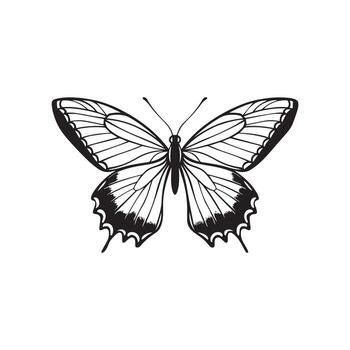
#> input picture images/Butterfly.jpeg, 350 x 350 px; its folder holds only this picture in this run
$ python -i image_profile.py   (imports and definitions only)
#> lines starting #> are read from the running program, lines starting #| are printed output that depends on the picture; after the words box and inside, x2 and y2 are one past the last pixel; in counts of white or black regions, pixels touching at a corner belong together
"""Image characteristic analysis and automatic binarization pipeline selection.

main_cp_v2.py calls binarize_auto(gray) in place of a fixed Otsu threshold.
analyze() measures the image (noise, contrast, histogram bimodality,
illumination evenness, ink coverage, stroke width); binarize_auto() then
assembles a matching pipeline: optional denoise -> optional CLAHE ->
threshold method (Otsu / adaptive / auto-Canny) -> morphological close ->
small-speck removal.
"""

from dataclasses import dataclass, field

import cv2
import numpy as np

# ── Decision thresholds ──────────────────────────────────────────────────────
NOISE_LIGHT      = 4.0    # estimated sigma above which a 3px median blur runs
NOISE_HEAVY      = 10.0   # sigma above which a 5px median blur runs instead
LOW_CONTRAST     = 40.0   # gray std-dev below which CLAHE is applied
UNEVEN_ILLUM     = 0.15   # background spread ratio above which adaptive threshold
STRONG_BIMODALITY = 0.90  # above this a global threshold separates cleanly anyway
PHOTO_INK_RATIO  = 0.35   # dark-pixel fraction above which image is photo-like
PHOTO_BIMODALITY = 0.55   # bimodality below which histogram is not ink-vs-paper
DESPECK_FACTOR   = 0.6    # despeck min-area = (stroke_width_px * this)**2 —
                          # full stroke_width**2 was killing short legit marks


@dataclass
class ImageProfile:
    contrast: float           # std-dev of gray values
    bimodality: float         # Otsu between-class variance / total variance (0..1)
    noise_sigma: float        # Immerkaer noise estimate
    ink_ratio: float          # fraction of pixels dark side of Otsu
    illum_unevenness: float   # (p95 - p5) of blurred background / 255
    stroke_width_px: float    # mean ink stroke width from distance transform
    kind: str = "lineart"     # "lineart" or "photo"
    steps: list[str] = field(default_factory=list)

    def summary(self) -> str:
        return (
            f"Image profile: kind={self.kind}  contrast={self.contrast:.0f}  "
            f"bimodality={self.bimodality:.2f}  noise={self.noise_sigma:.1f}  "
            f"ink={self.ink_ratio:.2f}  illum={self.illum_unevenness:.2f}  "
            f"stroke_w={self.stroke_width_px:.1f}px\n"
            f"Pipeline: {' -> '.join(self.steps) if self.steps else '(none)'}"
        )


# ── Metrics ──────────────────────────────────────────────────────────────────

def _noise_sigma(gray: np.ndarray) -> float:
    """Immerkaer fast noise estimate: sigma from a Laplacian-difference kernel."""
    h, w = gray.shape
    if h < 3 or w < 3:
        return 0.0
    kernel = np.array([[1, -2, 1], [-2, 4, -2], [1, -2, 1]], dtype=np.float64)
    lap = cv2.filter2D(gray.astype(np.float64), -1, kernel)
    return float(
        np.sqrt(np.pi / 2.0) / (6.0 * (w - 2) * (h - 2))
        * np.abs(lap[1:-1, 1:-1]).sum()
    )


def _bimodality(gray: np.ndarray) -> float:
    """Otsu between-class variance over total variance. ~1 for clean ink-vs-paper."""
    total_var = float(gray.std()) ** 2
    if total_var == 0.0:
        return 0.0
    t, _ = cv2.threshold(gray, 0, 255, cv2.THRESH_BINARY + cv2.THRESH_OTSU)
    dark = gray <= t
    w0 = float(dark.mean())
    w1 = 1.0 - w0
    if w0 == 0.0 or w1 == 0.0:
        return 0.0
    mu0 = float(gray[dark].mean())
    mu1 = float(gray[~dark].mean())
    return w0 * w1 * (mu0 - mu1) ** 2 / total_var


def _illum_unevenness(gray: np.ndarray) -> float:
    """Spread of the low-frequency background: 0 = flat lighting."""
    small = cv2.resize(gray, (64, max(1, round(64 * gray.shape[0] / gray.shape[1]))),
                       interpolation=cv2.INTER_AREA)
    bg = cv2.GaussianBlur(small, (0, 0), sigmaX=8)
    lo, hi = np.percentile(bg, [5, 95])
    return float((hi - lo) / 255.0)


def _stroke_width(mask: np.ndarray) -> float:
    """Mean ink stroke width in px. For a strip of width w the distance
    transform averages w/4 over the strip, so width ~= 4 * mean(dt)."""
    ink = (mask > 0).astype(np.uint8)
    if ink.sum() == 0:
        return 1.0
    dt = cv2.distanceTransform(ink, cv2.DIST_L2, 3)
    return float(4.0 * dt[ink > 0].mean())


def analyze(gray: np.ndarray) -> ImageProfile:
    _, prelim = cv2.threshold(gray, 0, 255,
                              cv2.THRESH_BINARY_INV + cv2.THRESH_OTSU)
    return ImageProfile(
        contrast=float(gray.std()),
        bimodality=_bimodality(gray),
        noise_sigma=_noise_sigma(gray),
        ink_ratio=float((prelim > 0).mean()),
        illum_unevenness=_illum_unevenness(gray),
        stroke_width_px=_stroke_width(prelim),
    )


# ── Pipeline selection ───────────────────────────────────────────────────────

def _remove_specks(mask: np.ndarray, min_area: int) -> np.ndarray:
    num, labels, stats, _ = cv2.connectedComponentsWithStats(mask, connectivity=8)
    if num <= 1:
        return mask
    keep = stats[:, cv2.CC_STAT_AREA] >= min_area
    keep[0] = False  # background
    return np.where(keep[labels], 255, 0).astype(np.uint8)


def binarize_auto(
    gray: np.ndarray,
) -> tuple[np.ndarray, ImageProfile, np.ndarray]:
    """Measure the image and binarize it with a pipeline matched to it.

    Returns (ink_mask, profile, pre_despeck_mask). ink_mask is uint8
    {0, 255}, ready for skeletonize + sknw like the old fixed-Otsu
    detect_edges(). pre_despeck_mask is the mask right before the
    connected-component speck filter, for previewing what despeck removes.
    """
    prof = analyze(gray)
    img = gray

    if prof.noise_sigma > NOISE_HEAVY:
        img = cv2.medianBlur(img, 5)
        prof.steps.append("median-blur-5")
    elif prof.noise_sigma > NOISE_LIGHT:
        img = cv2.medianBlur(img, 3)
        prof.steps.append("median-blur-3")

    if prof.contrast < LOW_CONTRAST:
        img = cv2.createCLAHE(clipLimit=2.0, tileGridSize=(8, 8)).apply(img)
        prof.steps.append("clahe")

    if prof.ink_ratio > PHOTO_INK_RATIO and prof.bimodality < PHOTO_BIMODALITY:
        # Photo-like: Otsu would return huge blobs, so fall back to
        # median-anchored auto-Canny edge extraction.
        prof.kind = "photo"
        # Floor the thresholds: on dark images the median collapses toward 0
        # and unfloored Canny passes every noise gradient (near-white mask).
        med = float(np.median(img))
        hi = int(min(255.0, max(1.33 * med, 40.0)))
        lo = int(max(0.66 * med, hi / 2))
        mask = cv2.Canny(img, lo, hi)
        prof.steps.append(f"canny-auto({lo},{hi})")
        close_px = 2
    elif (prof.illum_unevenness > UNEVEN_ILLUM
          and prof.bimodality < STRONG_BIMODALITY):
        # Uneven lighting defeats a global threshold — but only when it
        # actually erodes bimodality; a strongly bimodal histogram still
        # splits cleanly with Otsu. Window size scales with stroke width
        # so each window still sees paper around the ink.
        block = int(round(prof.stroke_width_px * 4)) | 1
        block = min(51, max(15, block))
        mask = cv2.adaptiveThreshold(img, 255, cv2.ADAPTIVE_THRESH_GAUSSIAN_C,
                                     cv2.THRESH_BINARY_INV, block, 7)
        prof.steps.append(f"adaptive-gaussian(block={block})")
        close_px = 1
    else:
        _, mask = cv2.threshold(img, 0, 255,
                                cv2.THRESH_BINARY_INV + cv2.THRESH_OTSU)
        prof.steps.append("otsu")
        close_px = 1

    kernel = cv2.getStructuringElement(cv2.MORPH_ELLIPSE,
                                       (2 * close_px + 1,) * 2)
    mask = cv2.morphologyEx(mask, cv2.MORPH_CLOSE, kernel)
    prof.steps.append(f"morph-close-{close_px}")

    pre_despeck = mask.copy()

    # Kill isolated specks smaller than a fraction of one stroke-width dot.
    # Canny lines are 1px wide, so the lineart heuristic would erase them.
    if prof.kind == "photo":
        min_area = 8
    else:
        min_area = max(4, int(round((prof.stroke_width_px * DESPECK_FACTOR) ** 2)))
    mask = _remove_specks(mask, min_area)
    prof.steps.append(f"despeck(area<{min_area})")

    return mask, prof, pre_despeck

>>> import cv2
>>> picture = cv2.imread('images/Butterfly.jpeg', cv2.IMREAD_GRAYSCALE)
#> picture: shape (350, 350); min 0, max 255, mean 236.6
>>> result = binarize_auto(picture)
#> in analyze, `_, prelim = cv2.threshold(gray, 0, 255, cv2.THRESH_BINARY_INV + cv2.TH..`:
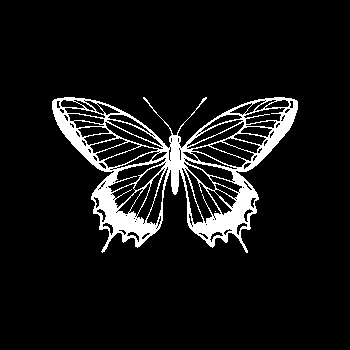
#> prelim: shape (350, 350); 8.3% white; 2 white regions (1 under 20 px), largest, box (x1, y1, x2, y2) and area: (52, 97, 298, 253) 10106
#> in _bimodality, `total_var = float(gray.std()) ** 2`: total_var = 3219
#> in _bimodality, `t, _ = cv2.threshold(gray, 0, 255, cv2.THRESH_BINARY + cv2.THRESH_OTSU)`: t = 153
#> in _bimodality, `w0 = float(dark.mean())`: w0 = 0.0825
#> in _bimodality, `w1 = 1.0 - w0`: w1 = 0.917
#> in _bimodality, `mu0 = float(gray[dark].mean())`: mu0 = 53.87
#> in _bimodality, `mu1 = float(gray[~dark].mean())`: mu1 = 253.1
#> in _noise_sigma, `h, w = gray.shape`: h = 350
#> in _noise_sigma, `lap = cv2.filter2D(gray.astype(np.float64), -1, kernel)`:
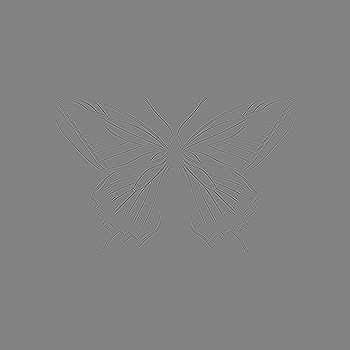
#> lap: shape (350, 350) float64; min -889, max 839, mean 0; drawn with min black and max white
#> in _illum_unevenness, `small = cv2.resize(gray, (64, max(1, round(64 * gray.shape[0] / gray.s..`:
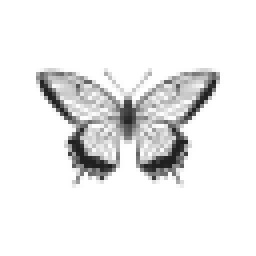
#> small: shape (64, 64) (shown 4 times larger); min 31, max 255, mean 236.7
#> in _illum_unevenness, `bg = cv2.GaussianBlur(small, (0, 0), sigmaX=8)`:
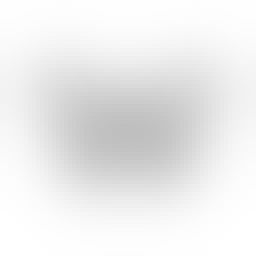
#> bg: shape (64, 64) (shown 4 times larger); min 191, max 255, mean 236.6
#> in _illum_unevenness, `lo, hi = np.percentile(bg, [5, 95])`: lo = 198; hi = 254
#> in _stroke_width, `dt = cv2.distanceTransform(ink, cv2.DIST_L2, 3)`:
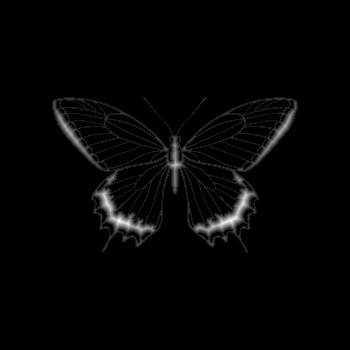
#> dt: shape (350, 350) float32; min 0, max 8.76, mean 0.164; drawn with min black and max white
#> in binarize_auto, `mask = cv2.morphologyEx(mask, cv2.MORPH_CLOSE, kernel)`:
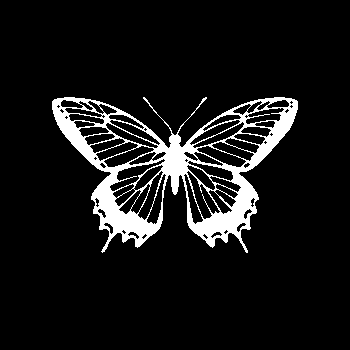
#> mask: shape (350, 350); 8.9% white; 1 white region, box (x1, y1, x2, y2) and area: (52, 97, 298, 253) 10959
#> in binarize_auto, `min_area = max(4, int(round((prof.stroke_width_px * DESPECK_FACTOR) **..`: min_area = 23
#> in _remove_specks, `num, labels, stats, _ = cv2.connectedComponentsWithStats(mask, connect..`: num = 2; stats = [[0, 0, 350, 350, 111541], [52, 97, 246, 156, 10959]]
#> in _remove_specks, `keep = stats[:, cv2.CC_STAT_AREA] >= min_area`: keep = [True, True]

$ run again, on images/Heart.png
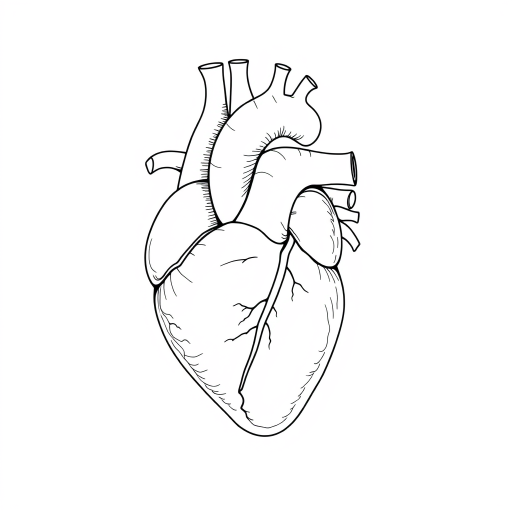
#> input picture images/Heart.png, 1024 x 1024 px (shown at 1/2 size)
#> in analyze, `_, prelim = cv2.threshold(gray, 0, 255, cv2.THRESH_BINARY_INV + cv2.TH..`:
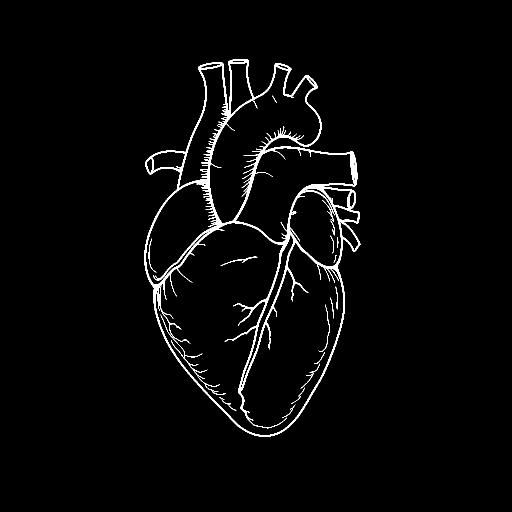
#> prelim: shape (1024, 1024) (shown at 1/2 size); 2.4% white; 26 white regions (3 under 20 px), largest, box (x1, y1, x2, y2) and area: (289, 118, 721, 874) 23666, (321, 629, 452, 790) 546, (319, 574, 381, 688) 314
#> total_var = 1227.7
#> t = 144
#> w0 = 0.0245
#> w1 = 0.976
#> mu0 = 34.73
#> mu1 = 254.3
#> h = 1024
#> lo = 236; hi = 255
#> min_area = 11
#> in _remove_specks, `num, labels, stats, _ = cv2.connectedComponentsWithStats(mask, connect..`:
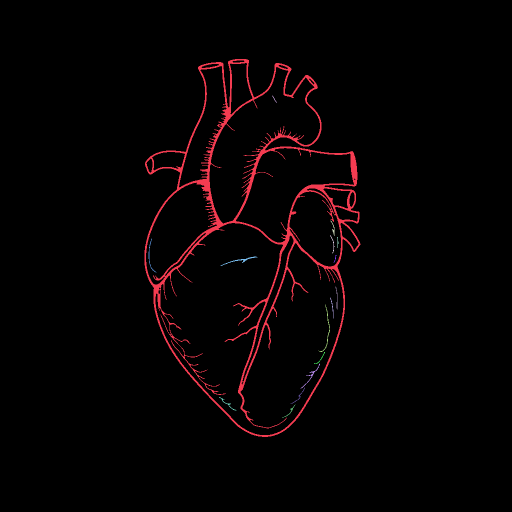
#> labels: shape (1024, 1024) int32 (shown at 1/2 size); 17 distinct labels, from 0 to 16; one colour per label, 0 black
#> num = 17; stats = 17 rows, first 6: [0, 0, 1024, 1024, 1021501], [289, 118, 432, 756, 25964], [544, 191, 10, 15, 21], [661, 441, 8, 31, 61], [660, 470, 9, 37, 49], [674, 474, 3, 22, 28]

$ run again, on images/Tier_2.png
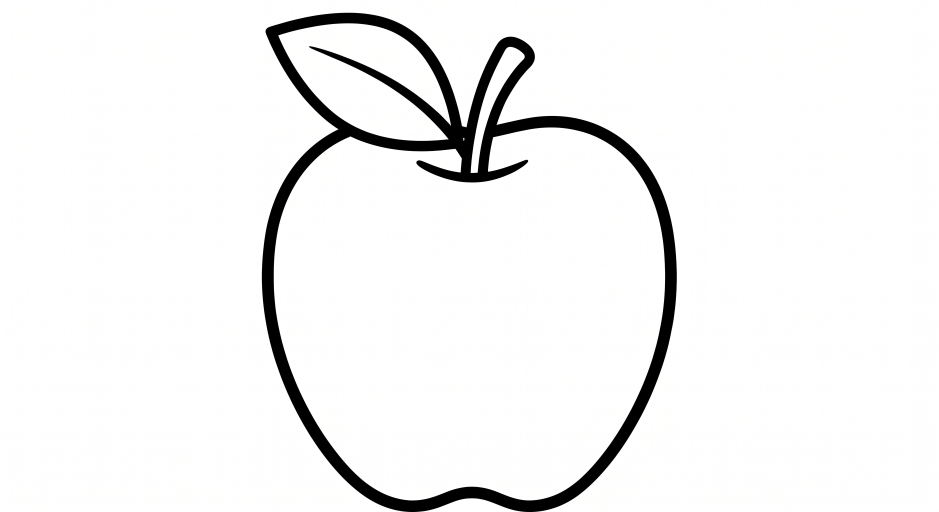
#> input picture images/Tier_2.png, 2816 x 1536 px (shown at 1/3 size)
#> in analyze, `_, prelim = cv2.threshold(gray, 0, 255, cv2.THRESH_BINARY_INV + cv2.TH..`:
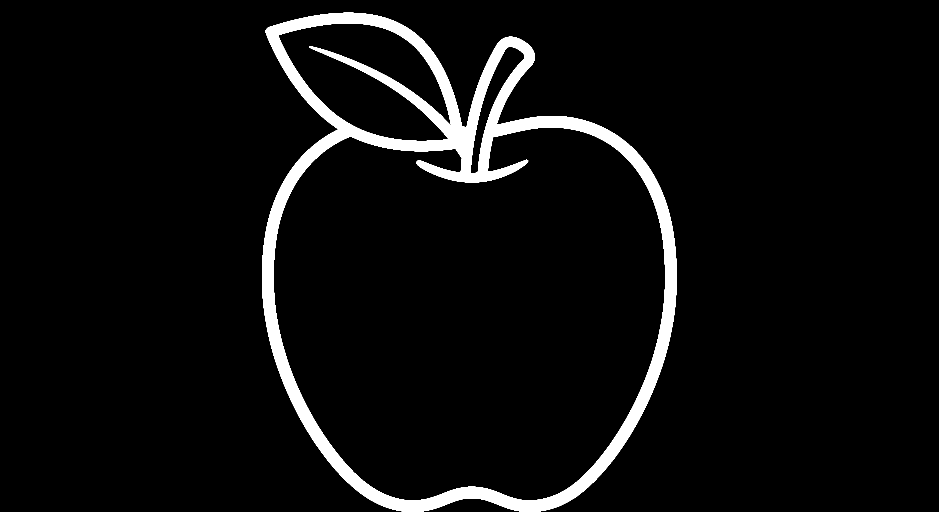
#> prelim: shape (1536, 2816) (shown at 1/3 size); 5% white; 1 white region, box (x1, y1, x2, y2) and area: (786, 38, 2030, 1536) 216253
#> total_var = 3031.5
#> t = 128
#> w0 = 0.05
#> w1 = 0.95
#> mu0 = 2.48
#> mu1 = 254.4
#> h = 1536; w = 2816
#> lo = 220; hi = 253
#> in _stroke_width, `dt = cv2.distanceTransform(ink, cv2.DIST_L2, 3)`:
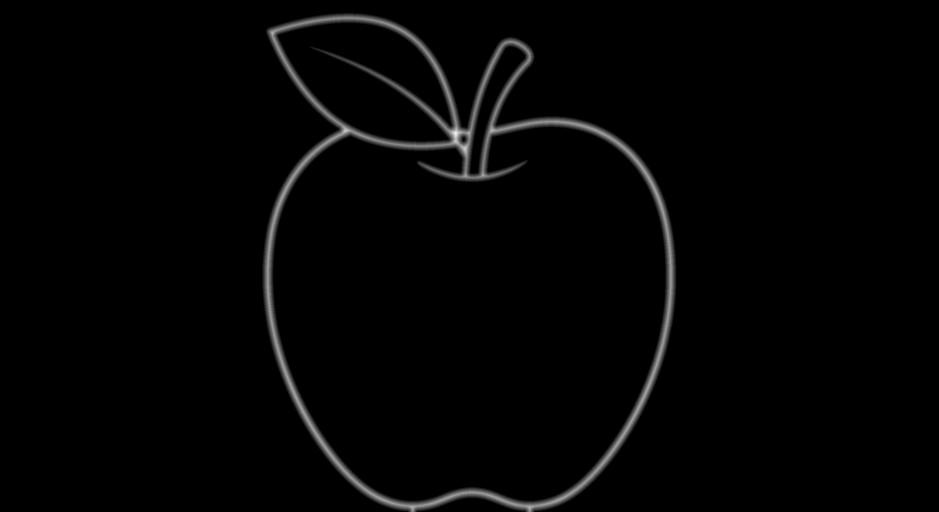
#> dt: shape (1536, 2816) float32 (shown at 1/3 size); min 0, max 27.93, mean 0.4; drawn with min black and max white
#> mask: shape (1536, 2816); 5% white; 1 white region, box (x1, y1, x2, y2) and area: (786, 38, 2030, 1536) 216310
#> min_area = 426
#> num = 2; stats = [[0, 0, 2816, 1536, 4109066], [786, 38, 1244, 1498, 216310]]
#> keep = [True, True]
